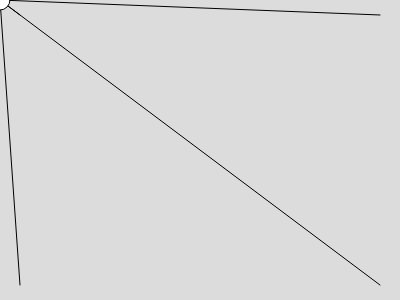
Frame 1 (no input)
Frame 60 (no input): identical to frame 1, image omitted
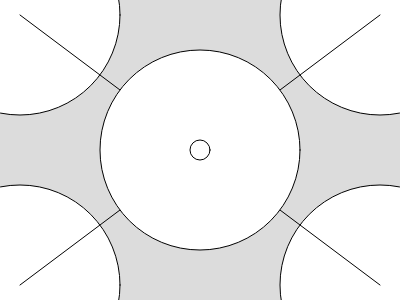
Frame 120 (the mouse pressed at the canvas centre since frame 60)

The p5.js sketch that drew these frames (run headless with seeded random() and noise() and a simulated clock; from frame 60 on, the mouse is pressed at the canvas centre):

// p5.js sketch
// ── sketch.js
// Drawing with Loops 1
// Nancy
// February 27, 2024
// Using loops + Arrays to create some visualization
// Extra for Experts:
// - describe what you did to take this project "above and beyond"

//Clobal Variables
let xPos, yPos;   //declaration only

function setup() {
  createCanvas(400, 300);
  xPos =[width* 0.05, width* 0.95, width* 0.05, width* 0.95];
  yPos = [height* 0.05, height* 0.05, height* 0.95, height* 0.95];
}

function draw() {
  background(220);
  cornersAndMouseLoop();
}

function mousePressed(){
  //this calls automatically on a mousePressed
  xPos.push(mouseX);
  yPos.push(mouseY);
}

function cornersAndMouseLoop(){
  let i = 0;
  while(i < xPos.length){
    let x = xPos[i];
    let y = yPos[i];
    circle(x,y,mouseX,mouseY);
    line(x,y,mouseX, mouseY);
    i++;
  } 
  circle(mouseX, mouseY, 20);
}

function cornersAndMouse(){
  // draw some circles near each of the four corners
  // and connect some lines from there to the mouse position
  fill(255);
  circle(width* 0.05, height* 0.05, 20);
  circle(width* 0.95, height* 0.05, 20);
  circle(width* 0.05, height* 0.95, 20);
  circle(width* 0.95, height* 0.95, 20);
  circle(mouseX, mouseY, 20);
  // lines
  line(width* 0.05, height* 0.05, mouseX, mouseY);
  line(width* 0.95, height* 0.05, mouseX, mouseY);
  line(width* 0.05, height* 0.95, mouseX, mouseY);
  line(width* 0.95, height* 0.95, mouseX, mouseY);

}
